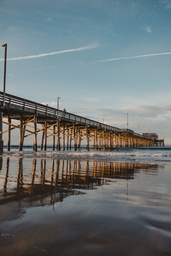
#> input picture bridge.jpg, 171 x 256 px, shrunk from 640 x 960 before the run; its folder holds only this picture in this run
$ python main.py
#> lines starting #> are read from the running program, lines starting #| are printed output that depends on the picture
#> the answer given: bridge.jpg
#> in main, image is the input picture: shape (256, 171, 3); mean B, G, R 118.4, 116.6, 108.5
### box_blur.py
import numpy as np

import shared


def sum_color_values(c_values: dict) -> list[int, int, int]:
    """Sum the color values in the input dictionary"""
    for key, value in c_values.items():
      c_values[key] = np.sum(value)
    return c_values

def calculate_blur_values(pixels: list[list[int]], is_color=True) -> list[int,int,int]:
    """Return calculated blur value(s)"""
    num_used_values = np.int64(len(pixels))
    if is_color:
      # [5 lines of commented-out code are left out]
      c_values = sum_color_values(shared.color_values(pixels))
      # Fixed the largest issue! Instead of using the built-in python sum function
      # Use the Numpy sum function. This resolved the Runtime Warning for Overflow
      calculated_blur_red = (c_values["red"] / num_used_values)
      # Green
      calculated_blur_green = (c_values["green"] / num_used_values)
      # Blue
      calculated_blur_blue = (c_values["blue"] / num_used_values)
      return [calculated_blur_blue, calculated_blur_green, calculated_blur_red]
    else:
      #Use this for grayscale
      return (np.sum(pixels) / num_used_values)

def blur(blurred_image, image):
  """Perform box blur on given image without changing original image"""
  height = len(image)
#> height = 256
  kernel_size = list(map(lambda x: 3*x, shared.calculate_kernel_size(height, len(image[0]))))
#> kernel_size = [6, 3]
  for height_index, pixel_array in enumerate(image):
        width = len(pixel_array)
        for width_index, pixel_value in enumerate(pixel_array):
          bbv = shared.get_indices(kernel_size, height_index, width_index)
          bp = shared.filter_pixels(height, width, bbv, blurred_image)
          if len(bp) != 0:
            # Set image
            blurred_image[height_index][width_index] = calculate_blur_values(bp)
#> this loop made 256 passes
#> width on pass 1: 171
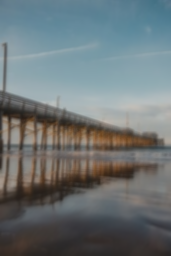
#> blurred_image: shape (256, 171, 3); mean B, G, R 117.8, 115.9, 107.7

  return blurred_image

### shared.py
import os
import tkinter as tk
from tkinter import filedialog

from math import floor, ceil


def find_image() -> str:
  """Allow the user to pick the image to edit"""
  root = tk.Tk()
  root.withdraw()
  desktop = os.path.expanduser("~/Desktop")
  file_path = filedialog.askopenfilename(
    initialdir=desktop,
    title="Select a photo file to edit",
    filetypes=(("JPEG files", "*.jpg"), ("PNG files", "*.png"))
  )
  return file_path

def get_indices(kernel: tuple[int], height_index: int, width_index: int) -> list[list[int]]:
    """Find all neighboring pixels within the kernel size"""
    box_blur_values = []
    # Define the starting point, the middle of the range
    starting_spot_height_middle = floor(kernel[0] / 2)
    starting_spot_width_middle = floor(kernel[1] / 2)

    for height in range (kernel[0]):
        for width in range(kernel[1]):
            box_blur_values.append([height_index-(starting_spot_height_middle-height), width_index-(starting_spot_width_middle-width)])
    return box_blur_values

def filter_pixels(height, width, box_blur_values: list[list[int]], image: list[list[int]]) -> list[list[int]]:
   """Filter out indexes not in image, Grab pixels from image"""
   filtered_values = list(filter(lambda pixel: (pixel[0] < height) and (pixel[1] < width) and (pixel[0] >= 0) and (pixel[1] >= 0), box_blur_values))
   return [image[pixel[0]][pixel[1]] for pixel in filtered_values]

def filter_pixels_return_indices(height, width, box_blur_values: list[list[int]], image: list[list[int]]) -> list[list[int]]:
    """Return the indices of pixels in the image"""
    return list(filter(lambda pixel: (pixel[0] < height) and (pixel[1] < width) and (pixel[0] >= 0) and (pixel[1] >= 0), box_blur_values))

def color_values(pixels: list[list[int]]) -> dict:
    """Sum the Blue, Green, and Red values in the box blur pixels"""
    c_values = {"red": [], "blue": [], "green": []}
    for pixel in pixels:
        c_values["red"].append(pixel[2])
        c_values["green"].append(pixel[1])
        c_values["blue"].append(pixel[0])
    return c_values

def calculate_kernel_size(height, width):
    """Mathematical function to determine proper kernel size"""
    return [ceil(height/width), ceil(width/height)]

### pixelate.py
from math import floor
import numpy as np

import shared
from box_blur import calculate_blur_values


def pixelated(pixelated_image, image, is_color=True):
  """Perform box blur on given image without changing original image"""
#> called with is_color = True
  height = len(image)
  width = len(image[0])
  kernel = list(map(lambda x: 3+x, shared.calculate_kernel_size(height, width)))
  for height_index in range(floor(kernel[0] / 2), height, kernel[0]):
      for width_index in range(floor(kernel[1] / 2), width, kernel[1]):
          pixelated_values = shared.get_indices(kernel, height_index, width_index)
          final_pixels = shared.filter_pixels_return_indices(height, width, pixelated_values, pixelated_image)
          value = calculate_blur_values([image[x][y] for x,y in final_pixels], is_color)
          for x, y in final_pixels:
              pixelated_image[x][y] = value
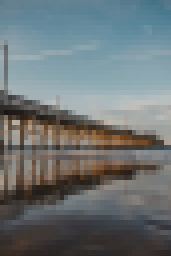
#> pixelated_image: shape (256, 171, 3); mean B, G, R 118, 116.1, 108.1

          # shared_value = np.sum(pixels) / len(pixels)
  return pixelated_image

### main.py
import cv2 as cv

import shared
import box_blur
import pixelate
# 0 imports the image in grayscale

def main():
    """A photo editing program written in Python, automatically box blurs the given image"""
    file_path = shared.find_image()
    if file_path:
      print(f"Selected File: {file_path}")
      image = cv.imread(file_path)
      blurred_image = image.copy()
      pixelated_image = image.copy()
      blurred_image = box_blur.blur(blurred_image, image)
      pixelated_image = pixelate.pixelated(pixelated_image, image)
      new_file_path_blurred = file_path[:-4] + "_blurred" + file_path[-4:]
      new_file_path_pixelated = file_path[:-4] + "_pixelated" + file_path[-4:]
      print(f"Your Blurred Image: {new_file_path_blurred}")
      print(f"Your Pixelated Image: {new_file_path_pixelated}")
      print(cv.imwrite(new_file_path_blurred, blurred_image))
#| True
      print(cv.imwrite(new_file_path_pixelated, pixelated_image))
#| True
    else:
      print("No Image Selected, please try again.")
# Now perform a blur on the image
# A box blur uses an average of the kernel size for the given pixel
# Height = len(image)
# Width = len(image[x]), where x is any index in the range of 0 to height-1
if __name__ == "__main__":
   main()

# [18 lines of commented-out code are left out]
